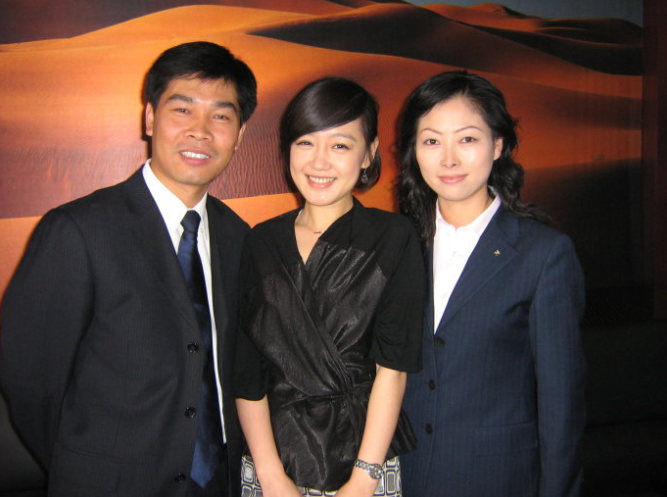
#> input picture opencv研习社/python_video_image_face_detection/three.png, 667 x 497 px, found by its file name
$ python image_test.py
#> lines starting #> are read from the running program, lines starting #| are printed output that depends on the picture; after the words box and inside, x2 and y2 are one past the last pixel; in counts of white or black regions, pixels touching at a corner belong together
import cv2 as cv

image = cv.imread("D:/vcprojects/images/three.png")
#> image is the input picture: shape (497, 667, 3); mean B, G, R 55.3, 62.7, 84.3
h, w = image.shape[:2]
#> h = 497; w = 667
detector = cv.CascadeClassifier(cv.data.haarcascades +
                                "haarcascade_frontalface_default.xml")
faces = detector.detectMultiScale(image, scaleFactor=1.1,
                                  minNeighbors=3, minSize=(30, 30), maxSize=(w//2, h//2))
#> faces = [[405, 104, 94, 94], [282, 114, 86, 86], [148, 74, 105, 105]]
for x, y, w, h in faces:
    cv.rectangle(image, (x,y), (x+w, y+h), (0, 0, 255), 2, 8, 0)
#> this loop made 3 passes
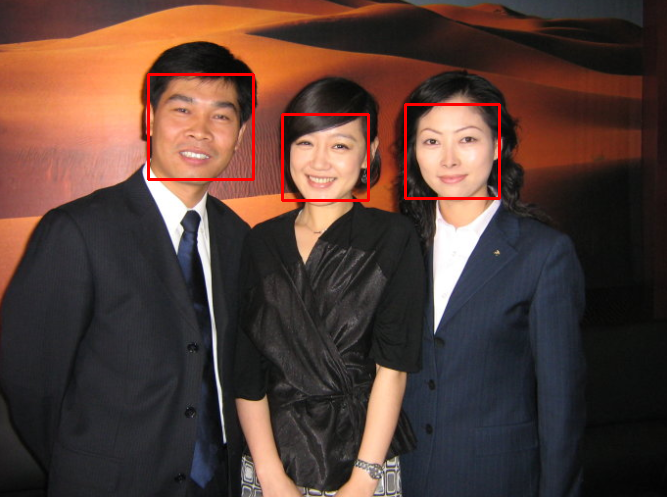
#> image: shape (497, 667, 3); 1.03% of pixels changed, all inside (x1, y1, x2, y2) = (147, 73, 501, 202)

cv.imshow("result", image)
cv.waitKey(0)
cv.destroyAllWindows()
